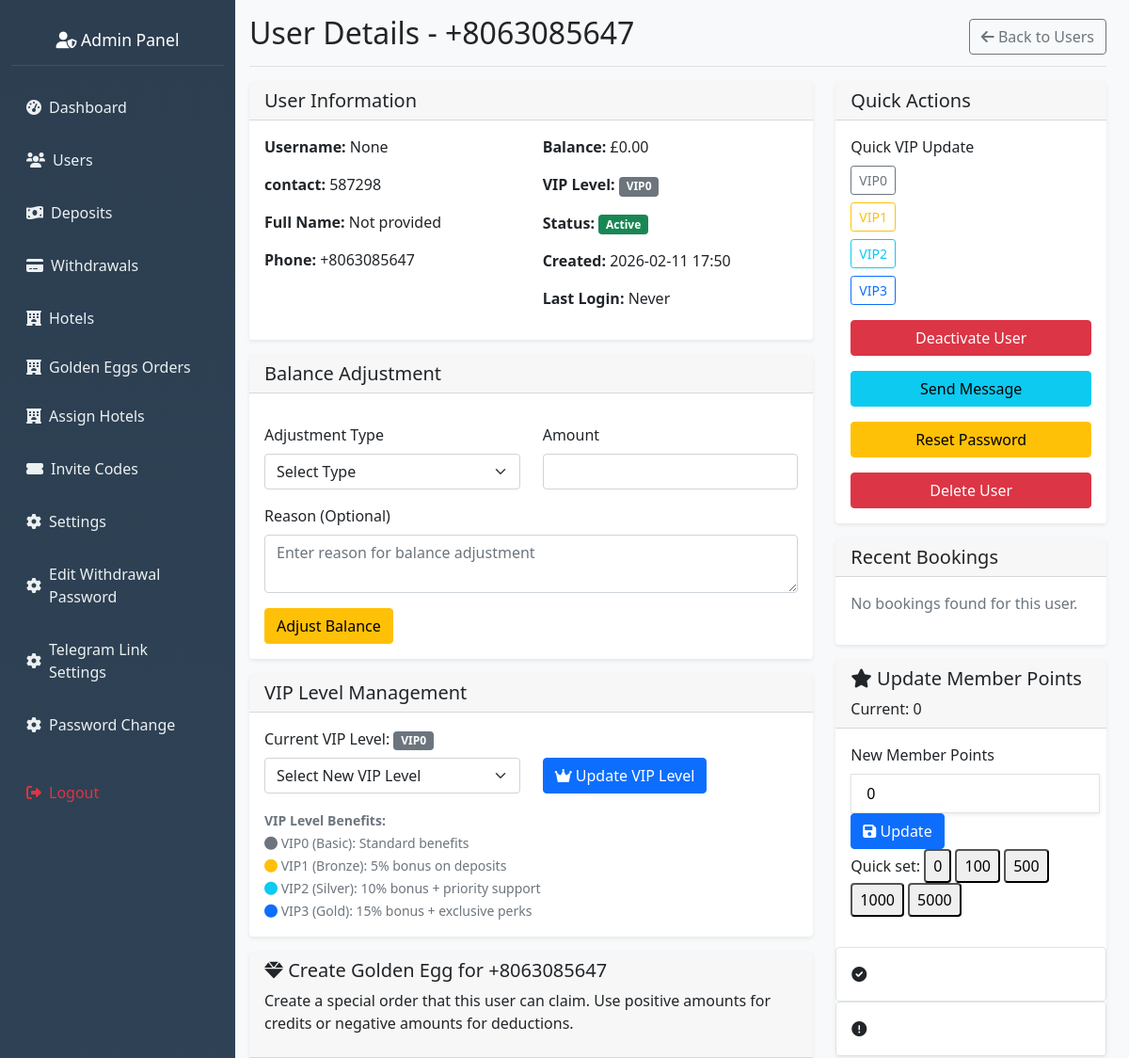
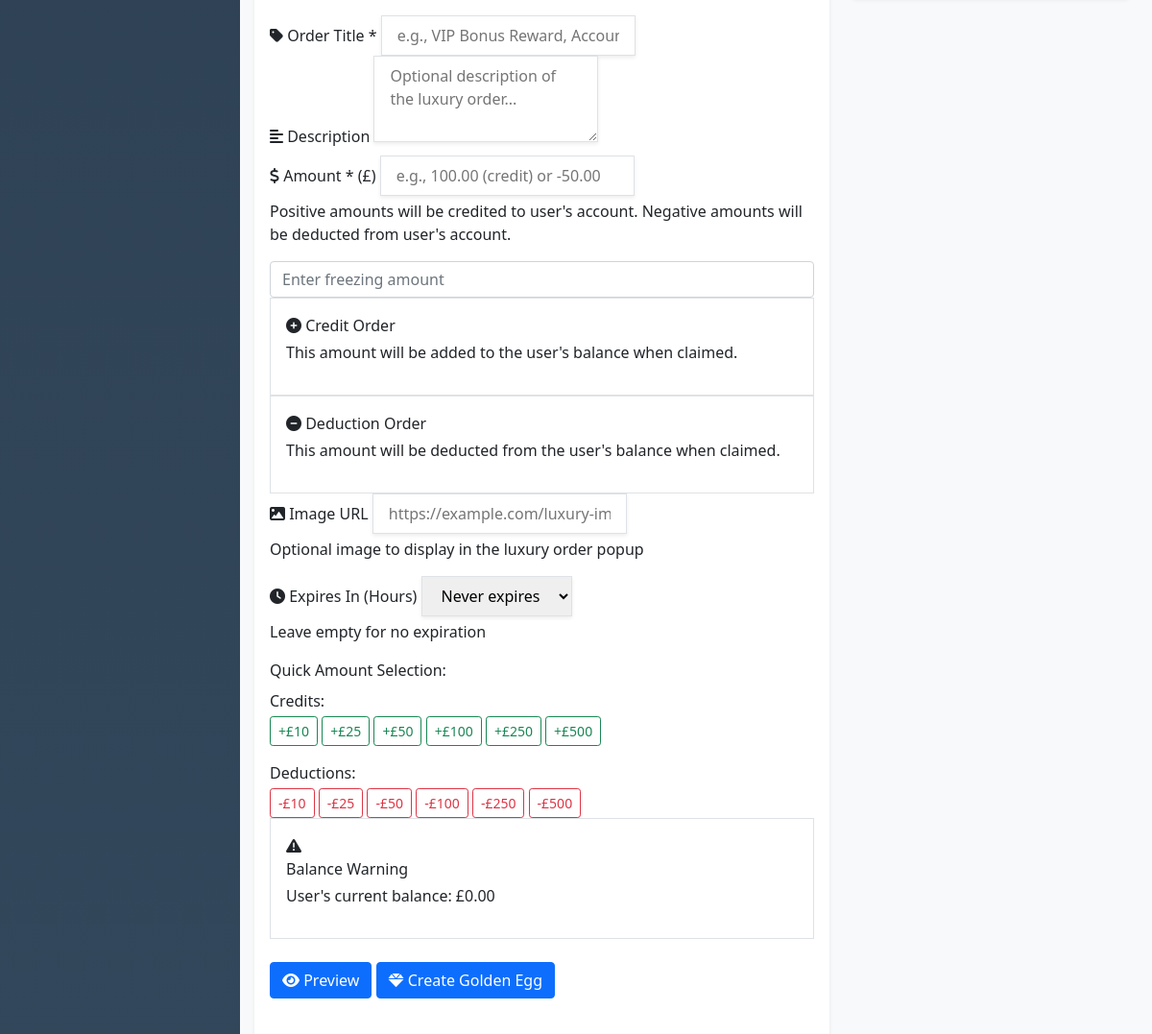
The app's page /admin/users/1/view (signed in, upper part), older data (2 pictures, top to bottom).
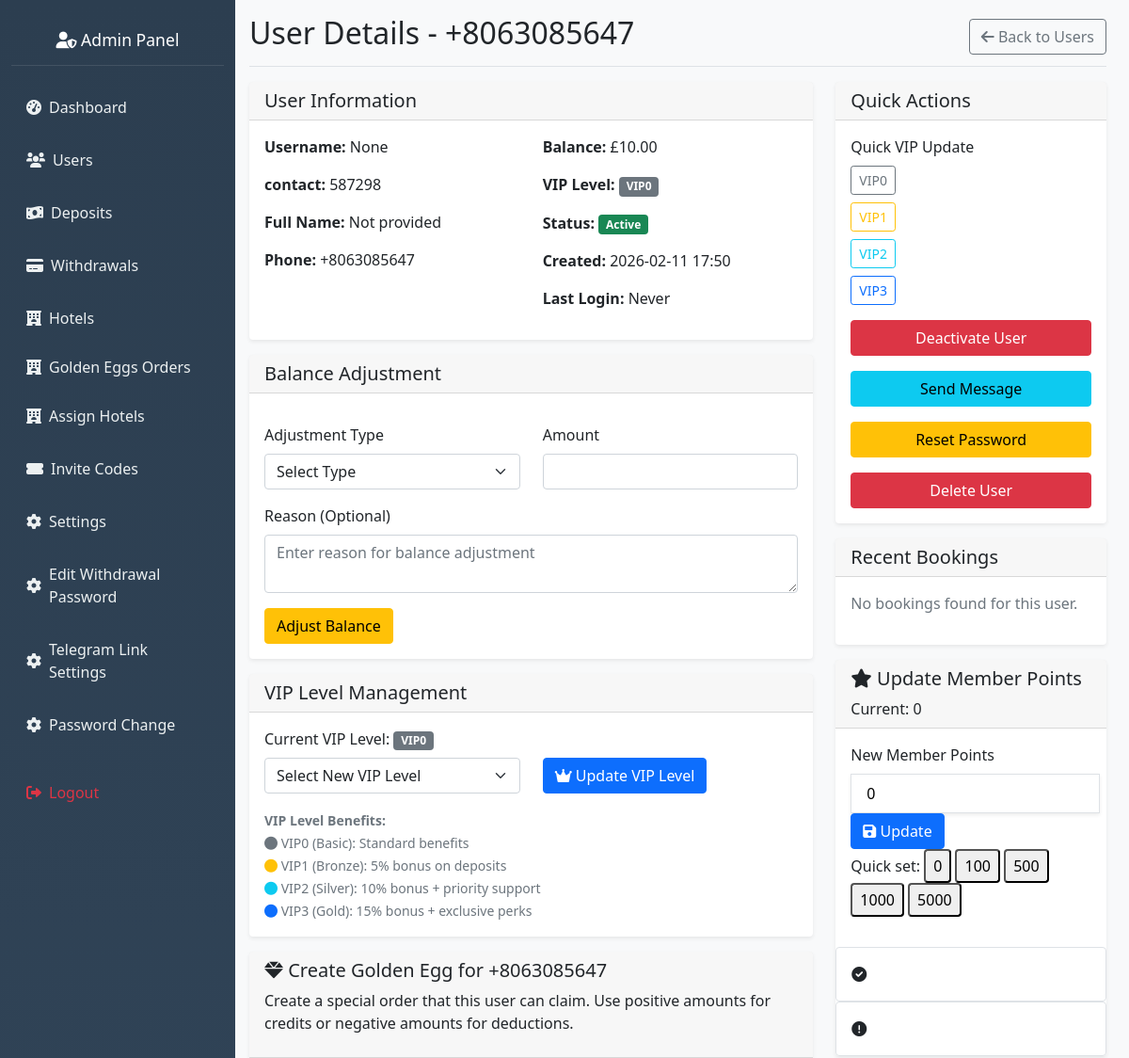
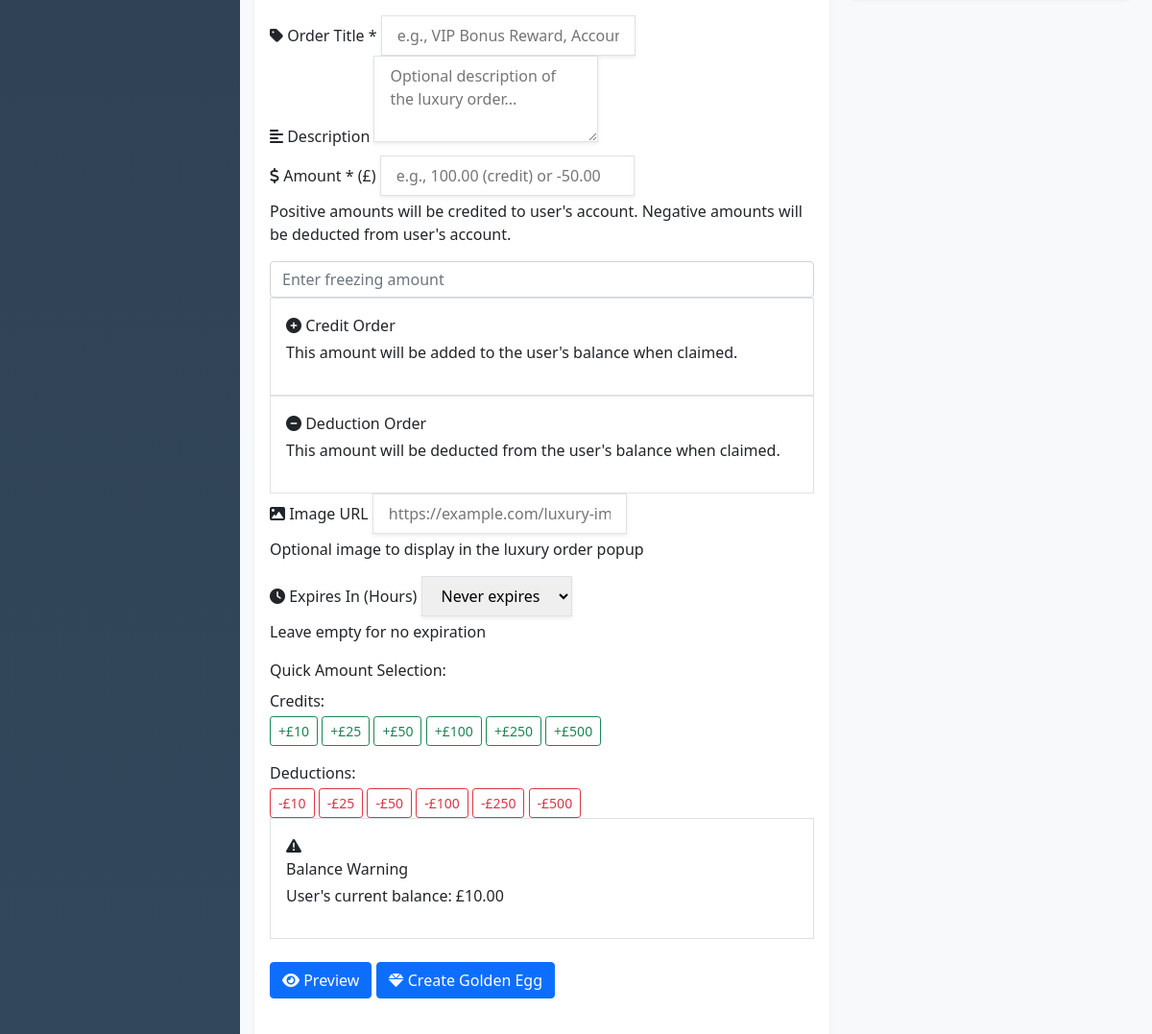
The same page, newer data (2 pictures, top to bottom).
### hotel_app/models.py (models this page shows, shortened)
class User(db.Model, UserMixin):
    __tablename__ = 'user'
    id = db.Column(db.Integer, primary_key=True)
    nickname = db.Column(db.String(80))
    user_id = db.Column(db.String(6), unique=True)
    agent_id = db.Column(db.String(6), unique=True)
    contact = db.Column(db.String(20))
    invitation_code = db.Column(db.String(20))
    member_points = db.Column(db.Integer, default=0)
    trial_bonus = db.Column(db.Float, default=564.00)
    balance = db.Column(db.Float, default=0.00)
    total_deposits = db.Column(db.Float, default=0.0)
    vip_level = db.Column(db.String(10), default='VIP0')
    withdrawal_password = db.Column(db.String(100))
    password_hash = db.Column(db.String(100))
    is_active = db.Column(db.Boolean, default=False)
    created_at = db.Column(db.DateTime, default=datetime.utcnow)
    session_locked = db.Column(db.Boolean, default=False)
    total_commission_earned = db.Column(db.Float, default=0.0)
    first_session_completed = db.Column(db.Boolean, default=False)
    session_reset_date = db.Column(db.String)
    currency = db.Column(db.String(10), default='$')
    bound_wallet_type = db.Column(db.String(20))
    max_first_session_reservations = db.Column(db.Integer, default=35)
    wallet_bound_at = db.Column(db.DateTime)
    second_session_reservations_count = db.Column(db.Integer, default=0)
    second_session_commission = db.Column(db.Float, default=0.0)
    bound_wallet_address = db.Column(db.String(200))
    first_session_commission = db.Column(db.Float, default=0.0)
    first_session_reservations_count = db.Column(db.Integer, default=0)
    current_session = db.Column(db.String(10), default='first')
    revolut_name = db.Column(db.String(100))
    revolut_iban = db.Column(db.String(50))
    revolut_revtag = db.Column(db.String(20))
    ip_address = db.Column(db.String(45))
    country = db.Column(db.String(100))
    country_code = db.Column(db.String(2))
    region = db.Column(db.String(100))
    city = db.Column(db.String(100))
    latitude = db.Column(db.Float)
    longitude = db.Column(db.Float)
    timezone = db.Column(db.String(50))
    isp = db.Column(db.String(255))
    last_location_update = db.Column(db.DateTime, default=datetime.utcnow)
    reservations = db.relationship(
        'Reservation',
        backref='user',
        lazy='dynamic',
        cascade='all, delete-orphan',
        passive_deletes=True
    )
    deposit_requests = db.relationship(
        'DepositRequest',
        backref='user',
        lazy='dynamic'
    )
    withdrawal_requests = db.relationship(
        'WithdrawalRequest',
        backref='user',
        lazy='dynamic'
    )
    hotel_assignments = db.relationship(
        'UserHotelAssignment',
        foreign_keys='UserHotelAssignment.user_id',
        backref='user',
        lazy='dynamic',
        cascade='all, delete-orphan',
        passive_deletes=True
    )
    hotel_ratings = db.relationship(
        'UserHotelRating',
        backref='user',
        lazy='dynamic'
    )
    golden_eggs = db.relationship(
        'GoldenEgg',
        foreign_keys='GoldenEgg.user_id',
        backref='recipient',
        lazy='dynamic'
    )

### hotel_app/routes.py (the view, shortened to what this page needs)
@app.route('/admin/users/<int:user_id>/view', methods=['GET', 'POST'])
@admin_required
def view_user_details(user_id):
    user = User.query.get_or_404(user_id)
    deposits = DepositRequest.query.filter_by(user_id=user_id).order_by(DepositRequest.id.desc()).all()
    withdrawals = WithdrawalRequest.query.filter_by(user_id=user_id).order_by(WithdrawalRequest.id.desc()).all()
    vip_levels = ['vip0', 'vip1', 'vip2', 'vip3']
    return render_template('admin_user_details.html',
                         user=user,
                         deposits=deposits,
                         withdrawals=withdrawals,
                         vip_levels=vip_levels)

### hotel_app/routes.py (called while the page is built)
def admin_required(f):
    @wraps(f)
    def wrapper(*args, **kwargs):
        admin_id = session.get('admin_id')
        if not admin_id:
            flash("Admin login required.", "danger")
            return redirect(url_for('admin_login'))
        admin = Admin.query.get(admin_id)
        if not admin or not admin.is_active:
            session.pop('admin_id', None)
            flash("Admin access denied.", "danger")
            return redirect(url_for('admin_login'))
        g.current_admin = admin
        return f(*args, **kwargs)
    return wrapper

@app.before_request
def check_admin_routes():
    if request.endpoint and request.endpoint.startswith('admin_') and request.endpoint != 'admin_login':
        if 'admin_id' not in session:
            return redirect(url_for('admin_login'))

### hotel_app/templates/admin_user_details.html (shortened to what the changed rows need)
{% extends "admin_base.html" %}
{% block content %}
<div class="d-flex justify-content-between flex-wrap flex-md-nowrap align-items-center pb-2 mb-3 border-bottom">
    <h1 class="h2">User Details - {{ user.contact }}</h1>
    <div class="btn-toolbar mb-2 mb-md-0">
        <a href="{{ url_for('admin_settings') }}" class="btn btn-outline-secondary">
        </a>
    </div>
</div>
<div class="row">
    <div class="col-md-8">
        <div class="card">
            <div class="card-body">
                <div class="row">
                    <div class="col-md-6">
                        <p><strong>Username:</strong> {{ user.nickname }}</p>
                        <p><strong>contact:</strong> {{ user.user_id }}</p>
                        <p><strong>Full Name:</strong> {{ user.full_name or 'Not provided' }}</p>
                        <p><strong>Phone:</strong> {{ user.contact or 'Not provided' }}</p>
                    </div>
                    <div class="col-md-6">
                        <p><strong>Balance:</strong> £{{ "%.2f"|format(user.balance) }}</p>
                        <p><strong>VIP Level:</strong>
                            <span
                                class="badge bg-{{ 'primary' if user.vip_level == 'vip3' else ('info' if user.vip_level == 'vip2' else ('warning' if user.vip_level == 'vip1' else 'secondary')) }}">
                                {{ user.vip_level.upper() if user.vip_level else 'VIP0' }}
                            </span>
                        </p>
                        <p><strong>Status:</strong>
                            <span class="badge bg-{{ 'success' if user.is_active else 'danger' }}">
                                {{ 'Active' if user.is_active else 'Inactive' }}
                            </span>
                        </p>
                        <p><strong>Created:</strong>
                            {{ user.created_at.strftime('%Y-%m-%d %H:%M') if user.created_at else 'N/A' }}
                        </p>
                        <p><strong>Last Login:</strong>
                            {{ user.last_login.strftime('%Y-%m-%d %H:%M') if user.last_login else 'Never' }}
                        </p>
                    </div>
                </div>
            </div>
        </div>
        <div class="card mt-3">
            <div class="card-body">
                <form method="POST" action="{{ url_for('update_user_vip', user_id=user.id) }}">
                    <div class="row align-items-end">
                        <div class="col-md-6">
                            <div class="mb-3">
                                <label for="vip_level" class="form-label">Current VIP Level:
                                    <span
                                        class="badge bg-{{ 'primary' if user.vip_level == 'vip3' else ('info' if user.vip_level == 'vip2' else ('warning' if user.vip_level == 'vip1' else 'secondary')) }}">
                                        {{ user.vip_level.upper() if user.vip_level else 'VIP0' }}
                                    </span>
                                </label>
                            </div>
                        </div>
                    </div>
                </form>
            </div>
        </div>
        <div class="card mt-3">
            <div class="card-header mb-6">
                <h5 class="card-title">
                    <i class="fas fa-gem text-purple-600 mr-3"></i>
                    Create Golden Egg for {{ user.contact }}
                </h5>
                <p class="text-gray-600 mt-2">Create a special order that this user can claim. Use positive amounts for credits
                    or negative amounts for deductions.</p>
            </div>
            <form id="luxuryOrderForm" class="card-body space-y-6">
                <div id="balanceWarning" class="hidden p-3 bg-yellow-50 border border-yellow-200 rounded-lg">
                    <div class="flex items-start">
                        <div>
                            <p class="text-sm text-yellow-700 mt-1">
                                User's current balance: <span class="font-semibold">£{{ "%.2f"|format(user.balance) }}</span>
                            </p>
                        </div>
                    </div>
                </div>
            </form>
        </div>
    </div>
    <div class="col-md-4">
        <div class="card">
            <div class="card-body">
                <form method="POST" action="{{ url_for('view_user_details', user_id=user.id) }}" class="mb-3">
                    <button type="submit" class="btn btn-{{ 'danger' if user.is_active else 'success' }} w-100"
                        onclick="return confirm('Are you sure you want to {{ 'deactivate' if user.is_active else 'activate' }} this user?')">
                        {{ 'Deactivate User' if user.is_active else 'Activate User' }}
                    </button>
                </form>
            </div>
        </div>
    </div>
</div>
{% endblock %}

Row changes from the older to the newer data that the page shows:
changed User "None": balance "0.00" → "10.00"
